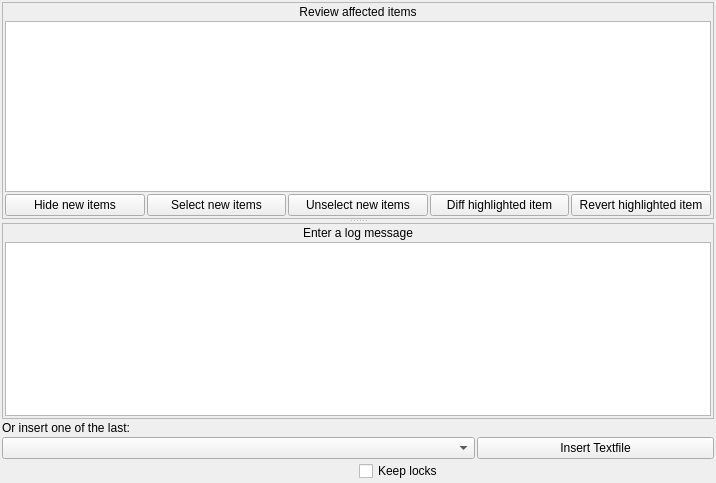
<ui version="4.0" >
 <class>CommitMessage</class>
 <widget class="QWidget" name="CommitMessage" >
  <property name="geometry" >
   <rect>
    <x>0</x>
    <y>0</y>
    <width>716</width>
    <height>483</height>
   </rect>
  </property>
  <property name="windowTitle" >
   <string>Commitmessage</string>
  </property>
  <layout class="QVBoxLayout" >
   <item>
    <widget class="QSplitter" name="m_MainSplitter" >
     <property name="orientation" >
      <enum>Qt::Vertical</enum>
     </property>
     <widget class="QFrame" name="m_ReviewFrame" >
      <property name="frameShape" >
       <enum>QFrame::StyledPanel</enum>
      </property>
      <property name="frameShadow" >
       <enum>QFrame::Raised</enum>
      </property>
      <layout class="QVBoxLayout" name="verticalLayout" >
       <item>
        <widget class="QLabel" name="m_Reviewlabel" >
         <property name="text" >
          <string>Review affected items</string>
         </property>
         <property name="alignment" >
          <set>Qt::AlignCenter</set>
         </property>
         <property name="wordWrap" >
          <bool>false</bool>
         </property>
        </widget>
       </item>
       <item>
        <widget class="QTreeView" name="m_CommitItemTree" >
         <property name="verticalScrollMode" >
          <enum>QAbstractItemView::ScrollPerPixel</enum>
         </property>
         <property name="rootIsDecorated" >
          <bool>false</bool>
         </property>
         <property name="itemsExpandable" >
          <bool>false</bool>
         </property>
         <property name="sortingEnabled" >
          <bool>true</bool>
         </property>
         <property name="allColumnsShowFocus" >
          <bool>true</bool>
         </property>
        </widget>
       </item>
       <item>
        <layout class="QHBoxLayout" name="m_ButtonBarLayout" >
         <item>
          <widget class="QPushButton" name="m_HideNewItems" >
           <property name="text" >
            <string>Hide new items</string>
           </property>
           <property name="checkable" >
            <bool>true</bool>
           </property>
          </widget>
         </item>
         <item>
          <widget class="QPushButton" name="m_MarkUnversioned" >
           <property name="toolTip" >
            <string>Mark all new e.g. not versioned items for add and commit.</string>
           </property>
           <property name="text" >
            <string>Select new items</string>
           </property>
          </widget>
         </item>
         <item>
          <widget class="QPushButton" name="m_UnmarkUnversioned" >
           <property name="toolTip" >
            <string>Unmark all unversioned items so they will be ignored.</string>
           </property>
           <property name="text" >
            <string>Unselect new items</string>
           </property>
          </widget>
         </item>
         <item>
          <widget class="QPushButton" name="m_DiffItem" >
           <property name="toolTip" >
            <string>Generates and display difference against repository of selected item</string>
           </property>
           <property name="text" >
            <string>Diff highlighted item</string>
           </property>
          </widget>
         </item>
         <item>
          <widget class="QPushButton" name="m_RevertItemButton" >
           <property name="text" >
            <string>Revert highlighted item</string>
           </property>
          </widget>
         </item>
        </layout>
       </item>
      </layout>
      <zorder>m_CommitItemTree</zorder>
      <zorder>m_Reviewlabel</zorder>
      <zorder></zorder>
     </widget>
     <widget class="QFrame" name="m_EditFrame" >
      <property name="frameShape" >
       <enum>QFrame::StyledPanel</enum>
      </property>
      <property name="frameShadow" >
       <enum>QFrame::Raised</enum>
      </property>
      <layout class="QVBoxLayout" name="verticalLayout_2" >
       <item>
        <widget class="QLabel" name="m_HeadLabel" >
         <property name="text" >
          <string>Enter a log message</string>
         </property>
         <property name="alignment" >
          <set>Qt::AlignCenter</set>
         </property>
         <property name="wordWrap" >
          <bool>false</bool>
         </property>
        </widget>
       </item>
       <item>
        <widget class="KTextEdit" name="m_LogEdit" />
       </item>
      </layout>
     </widget>
    </widget>
   </item>
   <item>
    <layout class="QGridLayout" >
     <item row="1" column="0" >
      <widget class="KComboBox" name="m_LogHistory" >
       <property name="sizePolicy" >
        <sizepolicy vsizetype="Fixed" hsizetype="Minimum" >
         <horstretch>2</horstretch>
         <verstretch>0</verstretch>
        </sizepolicy>
       </property>
       <property name="toolTip" >
        <string>Last used log messages</string>
       </property>
       <property name="duplicatesEnabled" >
        <bool>false</bool>
       </property>
       <item>
        <property name="text" >
         <string/>
        </property>
       </item>
      </widget>
     </item>
     <item row="0" column="0" >
      <widget class="QLabel" name="m_LogLabel" >
       <property name="text" >
        <string>Or insert one of the last:</string>
       </property>
       <property name="wordWrap" >
        <bool>false</bool>
       </property>
      </widget>
     </item>
     <item row="1" column="1" >
      <widget class="QPushButton" name="m_insert_file_button" >
       <property name="sizePolicy" >
        <sizepolicy vsizetype="Fixed" hsizetype="Minimum" >
         <horstretch>1</horstretch>
         <verstretch>0</verstretch>
        </sizepolicy>
       </property>
       <property name="text" >
        <string>Insert Textfile</string>
       </property>
      </widget>
     </item>
    </layout>
   </item>
   <item>
    <layout class="QHBoxLayout" >
     <item>
      <widget class="DepthSelector" native="1" name="m_DepthSelector" />
     </item>
     <item>
      <widget class="QCheckBox" name="m_keepLocksButton" >
       <property name="toolTip" >
        <string>If checked commit will not release locks.</string>
       </property>
       <property name="text" >
        <string>Keep locks</string>
       </property>
      </widget>
     </item>
    </layout>
   </item>
  </layout>
 </widget>
 <layoutdefault spacing="2" margin="2" />
 <customwidgets>
  <customwidget>
   <class>KComboBox</class>
   <extends>QComboBox</extends>
   <header>kcombobox.h</header>
  </customwidget>
  <customwidget>
   <class>KTextEdit</class>
   <extends>QTextEdit</extends>
   <header>ktextedit.h</header>
  </customwidget>
  <customwidget>
   <class>DepthSelector</class>
   <extends>QWidget</extends>
   <header>src/ksvnwidgets/depthselector.h</header>
  </customwidget>
 </customwidgets>
 <includes>
  <include location="local" >ktextedit.h</include>
  <include location="local" >kcombobox.h</include>
  <include location="local" >src/ksvnwidgets/depthselector.h</include>
 </includes>
 <resources/>
 <connections>
  <connection>
   <sender>m_LogHistory</sender>
   <signal>activated(int)</signal>
   <receiver>CommitMessage</receiver>
   <slot>slotHistoryActivated(int)</slot>
   <hints>
    <hint type="sourcelabel" >
     <x>25</x>
     <y>524</y>
    </hint>
    <hint type="destinationlabel" >
     <x>20</x>
     <y>20</y>
    </hint>
   </hints>
  </connection>
  <connection>
   <sender>m_MarkUnversioned</sender>
   <signal>clicked()</signal>
   <receiver>CommitMessage</receiver>
   <slot>slotMarkUnversioned()</slot>
   <hints>
    <hint type="sourcelabel" >
     <x>152</x>
     <y>242</y>
    </hint>
    <hint type="destinationlabel" >
     <x>20</x>
     <y>20</y>
    </hint>
   </hints>
  </connection>
  <connection>
   <sender>m_UnmarkUnversioned</sender>
   <signal>clicked()</signal>
   <receiver>CommitMessage</receiver>
   <slot>slotUnmarkUnversioned()</slot>
   <hints>
    <hint type="sourcelabel" >
     <x>280</x>
     <y>242</y>
    </hint>
    <hint type="destinationlabel" >
     <x>20</x>
     <y>20</y>
    </hint>
   </hints>
  </connection>
  <connection>
   <sender>m_DiffItem</sender>
   <signal>clicked()</signal>
   <receiver>CommitMessage</receiver>
   <slot>slotDiffSelected()</slot>
   <hints>
    <hint type="sourcelabel" >
     <x>422</x>
     <y>242</y>
    </hint>
    <hint type="destinationlabel" >
     <x>20</x>
     <y>20</y>
    </hint>
   </hints>
  </connection>
  <connection>
   <sender>m_HideNewItems</sender>
   <signal>toggled(bool)</signal>
   <receiver>CommitMessage</receiver>
   <slot>hideNewItems(bool)</slot>
   <hints>
    <hint type="sourcelabel" >
     <x>32</x>
     <y>242</y>
    </hint>
    <hint type="destinationlabel" >
     <x>20</x>
     <y>20</y>
    </hint>
   </hints>
  </connection>
  <connection>
   <sender>m_insert_file_button</sender>
   <signal>clicked()</signal>
   <receiver>CommitMessage</receiver>
   <slot>insertFile()</slot>
   <hints>
    <hint type="sourcelabel" >
     <x>497</x>
     <y>524</y>
    </hint>
    <hint type="destinationlabel" >
     <x>20</x>
     <y>20</y>
    </hint>
   </hints>
  </connection>
  <connection>
   <sender>m_RevertItemButton</sender>
   <signal>clicked()</signal>
   <receiver>CommitMessage</receiver>
   <slot>slotRevertSelected()</slot>
   <hints>
    <hint type="sourcelabel" >
     <x>624</x>
     <y>191</y>
    </hint>
    <hint type="destinationlabel" >
     <x>357</x>
     <y>241</y>
    </hint>
   </hints>
  </connection>
 </connections>
 <slots>
  <slot>slotRevertSelected()</slot>
 </slots>
</ui>
